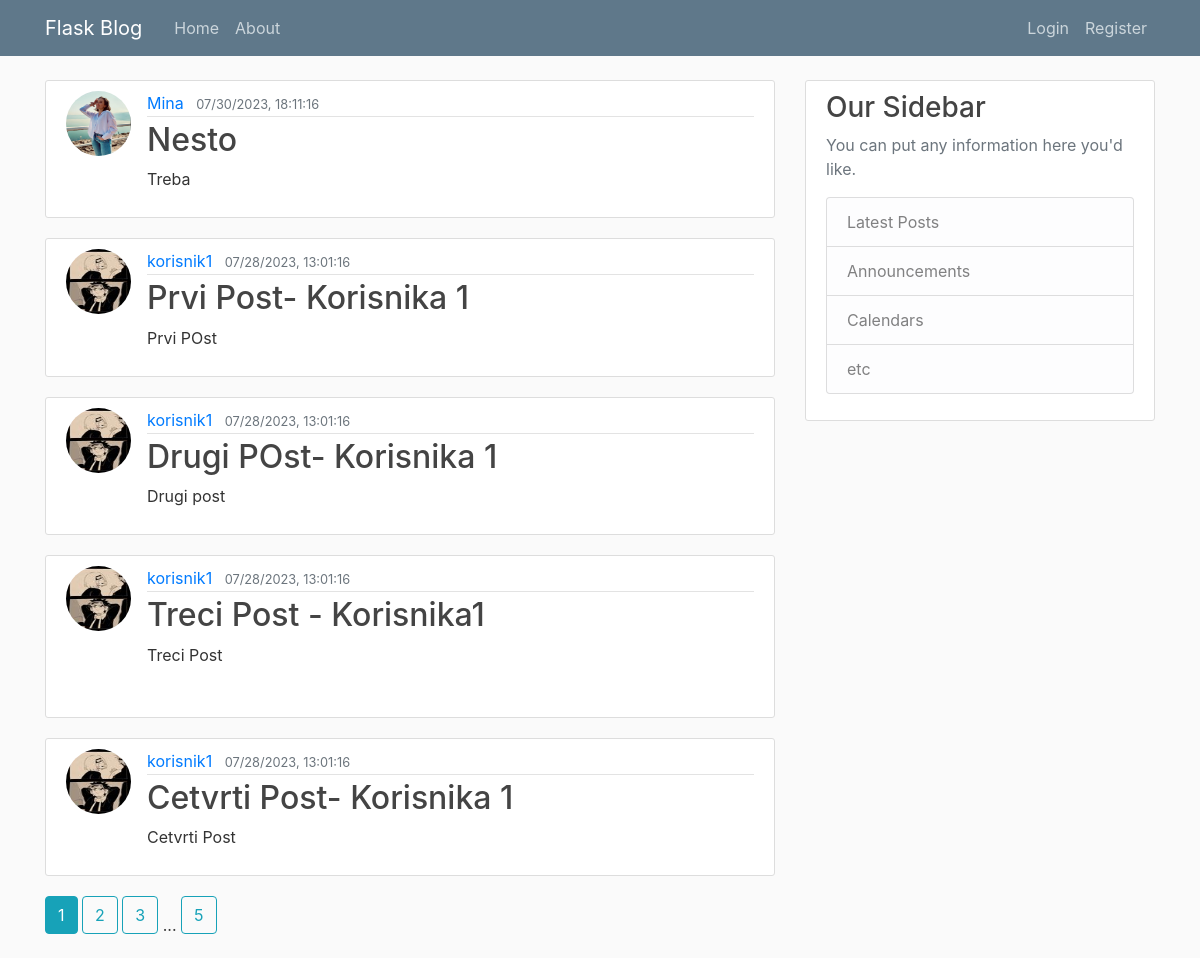
Page /home on the earlier database version.
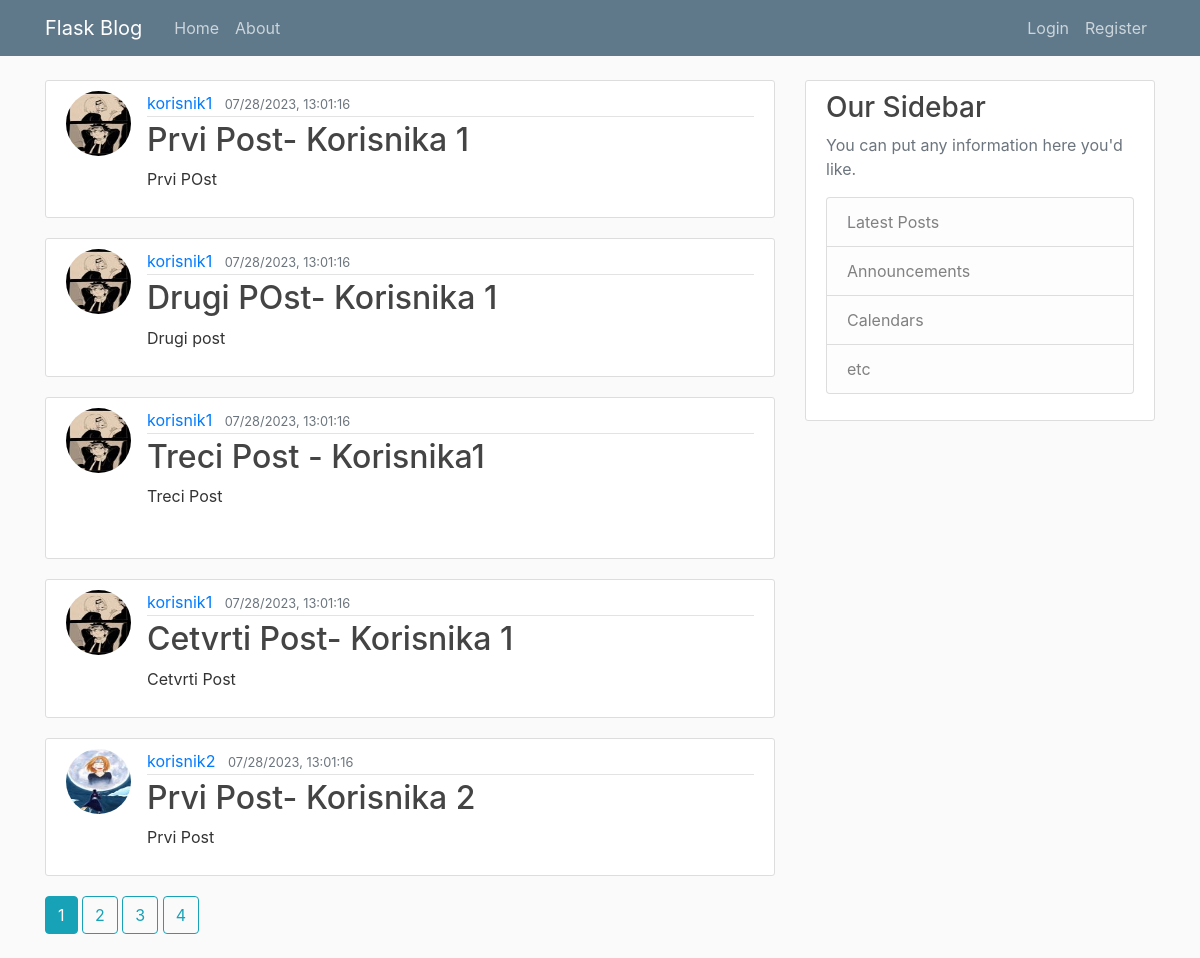
Same page on the later database version.
### flask_blog/models.py (models this page shows, shortened)
class Post(db.Model):
    id=db.Column(db.Integer,primary_key=True)
    title=db.Column(db.String(100),nullable=False)
    date_posted=db.Column(db.DateTime,nullable=False,default=datetime.utcnow())
    content=db.Column(db.Text,nullable=False)
    user_id=db.Column(db.Integer,db.ForeignKey("user.id"),nullable=False)

class User(db.Model,UserMixin):
    id=db.Column(db.Integer,primary_key=True)
    username=db.Column(db.String(20),unique=True,nullable=False)
    email=db.Column(db.String(120),unique=True,nullable=False)
    image_file=db.Column(db.String(20),nullable=False,default='default.jpg')
    password=db.Column(db.String(60),nullable=False)
    posts=db.relationship("Post",backref="author",lazy=True)

### flask_blog/main/routes.py (the view)
@main.route("/")
@main.route("/home")
def home():
    page=request.args.get("page",1,type=int)
    posts=Post.query.order_by(Post.date_posted.desc()).paginate(page=page,per_page=5)
    return render_template('home.html', posts=posts)

### flask_blog/templates/home.html
{% extends "layout.html" %}
{% block content %}
{% for post in posts.items %}
<article class="media content-section">
    <img class="rounded-circle article-img "
        src="{{url_for('static',filename='profile_pics/'+ post.author.image_file)}}" alt="">
    <div class="media-body">
        <div class="article-metadata">
            <a class="mr-2" href="{{url_for('users.user_posts',username=post.author.username)}}">{{ post.author.username
                }}</a>
            <small class="text-muted">{{ post.date_posted.strftime("%m/%d/%Y, %H:%M:%S") }}</small>
        </div>
        <h2><a class="article-title" href="{{url_for('posts.post',post_id=post.id)}}">{{ post.title }}</a></h2>
        <p class="article-content">{{ post.content }}</p>
    </div>
</article>
{% endfor %}
{% for page_num in posts.iter_pages(left_edge=1, right_edge=1, left_current=1,right_current=2)%}
{% if page_num %}
{% if posts.page==page_num %}
<a class="btn btn-info mb-4" href="{{url_for('main.home',page=page_num)}}">{{page_num}}</a>
{% else %}
<a class="btn btn-outline-info mb-4" href="{{url_for('main.home',page=page_num)}}">{{page_num}}</a>
{% endif %}
{% else %}
...
{% endif %}
{% endfor %}
{% endblock content %}

### flask_blog/templates/layout.html (shortened to what this page needs)
<!DOCTYPE html>
<html>
<head>
    <link rel="stylesheet" href="https://maxcdn.bootstrapcdn.com/bootstrap/4.0.0/css/bootstrap.min.css"
>
    <link rel="stylesheet" type="text/css" href="{{ url_for('static', filename='main.css') }}">
</head>
<body>
    <header class="site-header">
        <nav class="navbar navbar-expand-md navbar-dark bg-steel fixed-top">
            <div class="container">
                <a class="navbar-brand mr-4" href="/">Flask Blog</a>
                <div class="collapse navbar-collapse" id="navbarToggle">
                    <div class="navbar-nav mr-auto">
                        <a class="nav-item nav-link" href="{{ url_for('main.home') }}">Home</a>
                        <a class="nav-item nav-link" href="{{ url_for('main.about') }}">About</a>
                    </div>
                    <div class="navbar-nav">
                        {% if current_user.is_authenticated%}
                        <a class="nav-item nav-link" href="{{ url_for('posts.new_post') }}">New Post</a>
                        <a class="nav-item nav-link" href="{{ url_for('users.account') }}">Account</a>
                        <a class="nav-item nav-link" href="{{ url_for('users.logout') }}">Logout</a>
                        {% else %}
                        <a class="nav-item nav-link" href="{{ url_for('users.login') }}">Login</a>
                        <a class="nav-item nav-link" href="{{ url_for('users.register') }}">Register</a>
                        {% endif %}
                    </div>
                </div>
            </div>
        </nav>
    </header>
    <main role="main" class="container">
        <div class="row">
            <div class="col-md-8">
                {% block content %}{% endblock %}
            </div>
            <div class="col-md-4">
                <div class="content-section">
                    <h3>Our Sidebar</h3>
                    <p class='text-muted'>You can put any information here you'd like.
                    <ul class="list-group">
                        <li class="list-group-item list-group-item-light">Latest Posts</li>
                        <li class="list-group-item list-group-item-light">Announcements</li>
                        <li class="list-group-item list-group-item-light">Calendars</li>
                        <li class="list-group-item list-group-item-light">etc</li>
                    </ul>
                    </p>
                </div>
            </div>
        </div>
    </main>
</body>
</html>

### flask_blog/static/main.css (style rules this page uses)
body { background: #fafafa; color: #333333; margin-top: 5rem; }
h1, h2, h3, h4, h5, h6 { color: #444444; }
.bg-steel { background-color: #5f788a; }
.site-header .navbar-nav .nav-link { color: #cbd5db; }
.content-section { background: #ffffff; padding: 10px 20px; border: 1px solid #dddddd; border-radius: 3px; margin-bottom: 20px; }
.article-title { color: #444444; }
.article-content { white-space: pre-line; }
.article-img { height: 65px; width: 65px; margin-right: 16px; }
.article-metadata { padding-bottom: 1px; margin-bottom: 4px; border-bottom: 1px solid #e3e3e3 }

Differences in the rows shown:
removed Post: image_file (picture), author.username "Mina", date_posted "07/30/2023, 18:11:16", title "Nesto", content "Treba"
now on this page (row unchanged): Post: image_file (picture), author.username "korisnik2", date_posted "07/28/2023, 13:01:16", title "Prvi Post- Korisnika 2", content "Prvi Post"
Other differences:
new list line: "4"
list line gone: "5"
